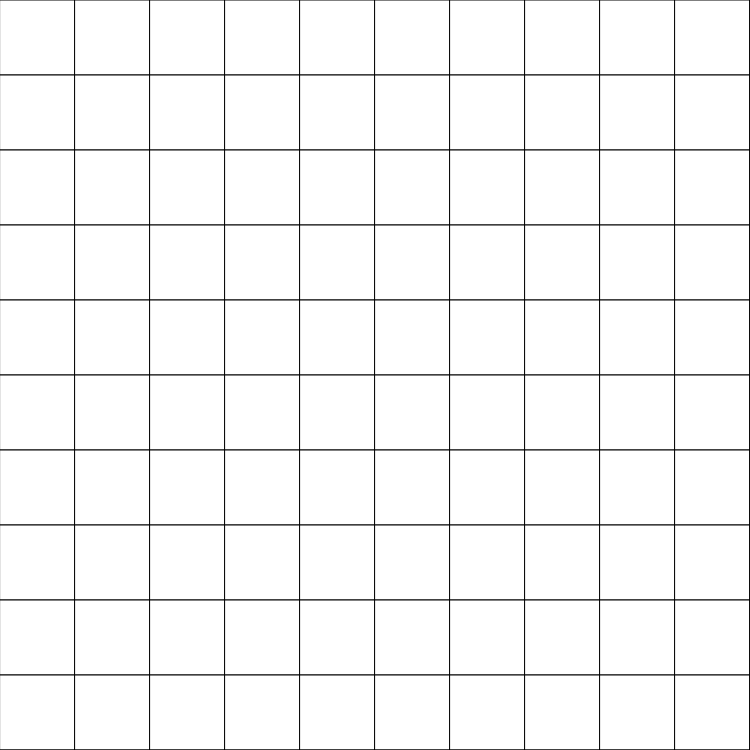
Frame 1 (no input)
Frame 60 (no input): identical to frame 1, image omitted
Frame 120 (the mouse pressed at the canvas centre since frame 60): identical to frame 1, image omitted

The p5.js sketch that drew this single still picture (run headless with seeded random() and noise() and a simulated clock; from frame 60 on, the mouse is pressed at the canvas centre):

// p5.js sketch
// ── sketch.js
let width = 750;
let height = 750;

let colorsRight = [];
let colorsLeft = [];

let tileCountX = 10;
let tileCountY = 10;
let boxWidth = width/tileCountX;
let boxHeight = height/tileCountY;

function setup(){
  createCanvas(width,height);
  colorMode(HSB);
  // noStroke();
  shakeColors();
}

function draw(){
  boxWidth = width / tileCountX;
  boxHeight = height / tileCountY;
  for (let y = 0; y <= tileCountY; y++) {
    // assign the colors to lerp between from the color arrays
    let startCol = colorsLeft[y];
    let endCol = colorsRight[y];
    //for each column in the row...
    for (let x = 0; x <= tileCountX; x++) {
      //define the tile position
      let posX = x * boxWidth;
      let posY = y * boxHeight;
      // render the tile
      rect(posX, posY, boxWidth, boxWidth);
    }
  }
}

function shakeColors() {
  for(let i = 0; i<tileCountY; i++){
    colorsLeft.push(genRandomCol());
  }
  for(let i = 0; i<tileCountY; i++){
    colorsRight.push(genRandomCol());
  }
}

function genRandomCol(){
  let col1 = floor(random(0,255));
  let col2 = floor(random(0,255));
  let col3 = floor(random(0,255));
  let randomColor = color(col1,col2,col3);
  return randomColor;
}
